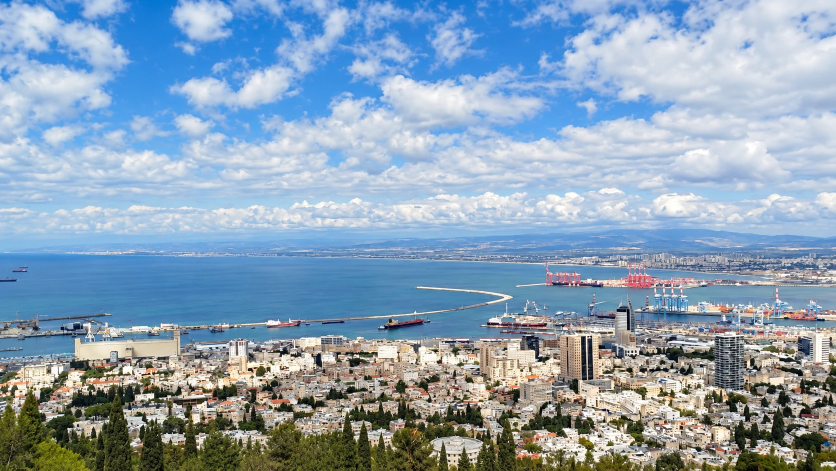
#> input picture media/2026-10-18-enhanced/haifa-bay-clean.webp, 1672 x 941 px (shown at 1/2 size); its folder holds 6 pictures in this run
$ python build_story_media.py ../media/2026-10-18-enhanced/_unused-mockup-clouds.webp
#> lines starting #> are read from the running program, lines starting #| are printed output that depends on the picture
"""Web derivatives for the 18.10.2026 enhanced photos (homepage «photo story»).

Run from the project root:  python3 tools/build_story_media.py
Sources (never overwritten): media/2026-10-18-enhanced/*.webp and media/2026-10-18-enhanced/masks/*.png
  - masks/yoske-hero-cutout.png: Yoske cut out of yoske-hero.webp (Apple Vision subject mask via tools/swift/subject_mask.swift,
    then tools/yoske_cutout_refine.py: sea patches, halo and edge colour clean-up). Crop box (149,258)-(608,941) of the source.
  - masks/mountain-valley-land.png: land (white) vs sky (black) for mountain-valley-wide.webp
    (tools/valley_sky_mask.py + tools/valley_skyline_fix.py).
Output: prototype/assets/story/. Widths never exceed the source width (no upscaling).
"""
from pathlib import Path
import numpy as np
import cv2
from PIL import Image

P = Path(__file__).resolve().parents[1]
SRC = P / 'media/2026-10-18-enhanced'
OUT = P / 'prototype/assets/story'
OUT.mkdir(parents=True, exist_ok=True)

PHOTOS = {  # name: widths
    'haifa-bay-clean': [640, 1024, 1672],
    'haifa-evening': [600, 1194],
    'haifa-lookout': [640, 1200, 1844],
    'mountain-valley-wide': [640, 1024, 1672],
    'mountain-path-clean': [640, 1024, 1448],
    'mountain-river': [480, 941],
    'village-story': [480, 941],
    'mountain-terraces': [480, 941],
}


def save(img, name, q=80):
    img.save(OUT / name, 'WEBP', quality=q, method=6)
    return OUT / name


def photos():
    for name, widths in PHOTOS.items():
        im = Image.open(SRC / f'{name}.webp').convert('RGB')
#> im is the input picture: PIL image 1672x941 RGB; mean R, G, B 139.4, 162.5, 182.7
        for w in widths:
            w = min(w, im.width)
            save(im.resize((w, round(im.height * w / im.width)), Image.LANCZOS), f'{name}-{w}.webp', 82 if w > 1000 else 78)
#> this loop made 3 passes
#> pass 1, in save, `img.save(OUT / name, 'WEBP', quality=q, method=6)`:
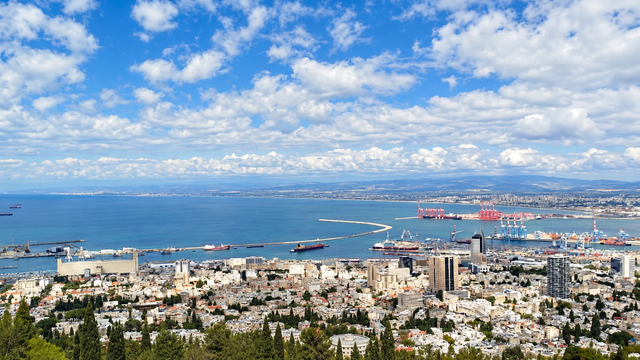
#> saved as haifa-bay-clean-640.webp: PIL image 640x360 RGB; mean R, G, B 139.4, 162.5, 182.7
#> pass 2, in save (call 2), `img.save(OUT / name, 'WEBP', quality=q, method=6)`:
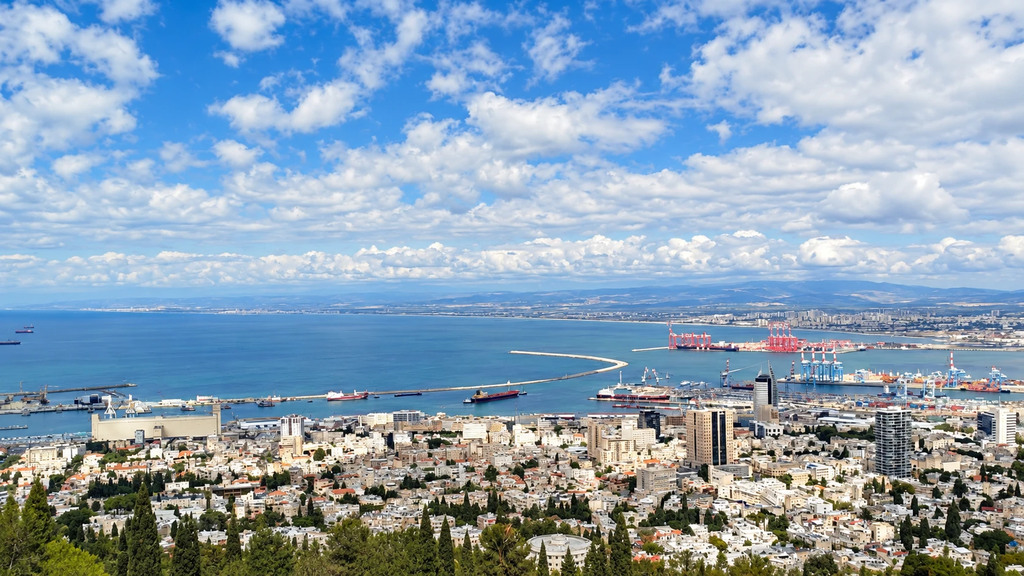
#> saved as haifa-bay-clean-1024.webp: PIL image 1024x576 RGB; mean R, G, B 139.4, 162.5, 182.7
#> pass 2 of the loop in photos, `for name, widths in PHOTOS.items():`:
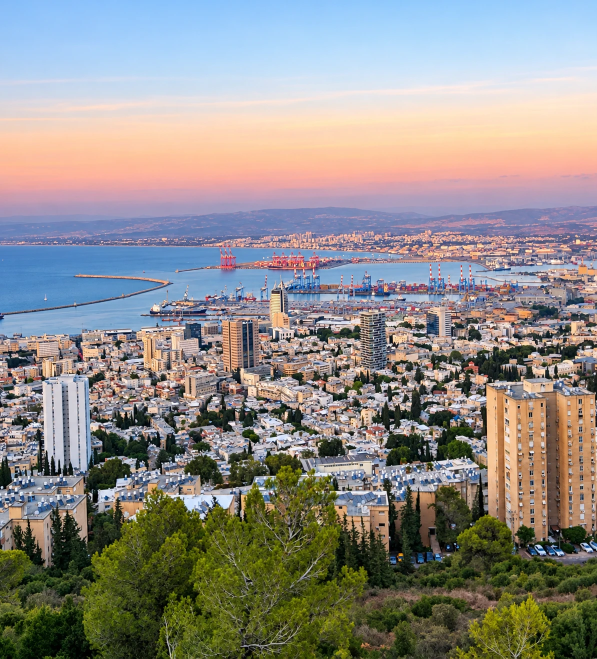
#> input picture media/2026-10-18-enhanced/haifa-evening.webp, 1194 x 1317 px (shown at 1/2 size)
#> in photos, im is the input picture: PIL image 1194x1317 RGB; mean R, G, B 143.6, 140.9, 137
#> the loop in photos, `for w in widths:` made 2 passes
#> pass 1, in save (call 4), `img.save(OUT / name, 'WEBP', quality=q, method=6)`:
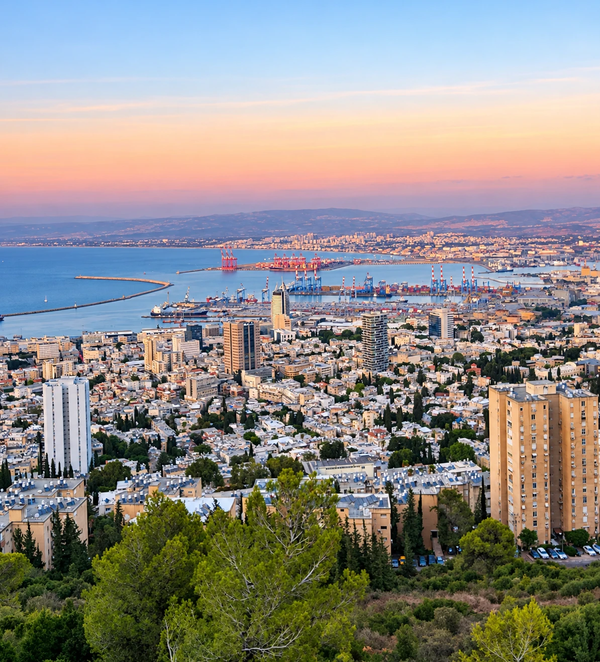
#> saved as haifa-evening-600.webp: PIL image 600x662 RGB; mean R, G, B 143.6, 140.9, 137
#> pass 3 of the loop in photos, `for name, widths in PHOTOS.items():`:
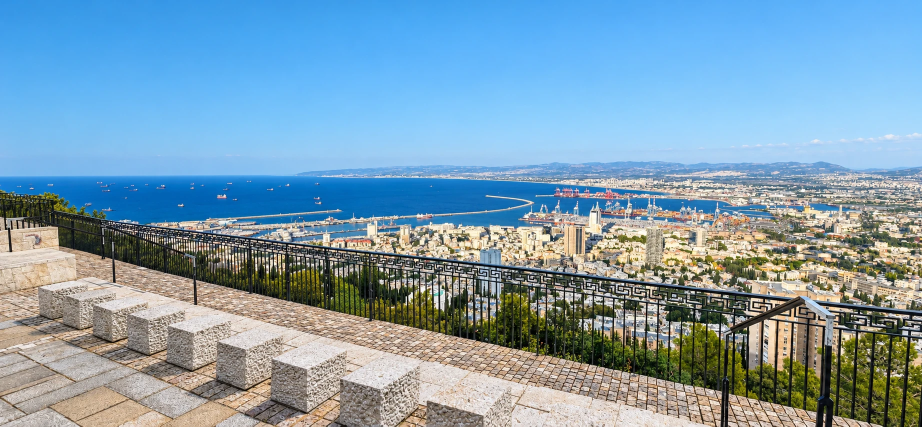
#> input picture media/2026-10-18-enhanced/haifa-lookout.webp, 1844 x 853 px (shown at 1/2 size)
#> in photos, im is the input picture: PIL image 1844x853 RGB; mean R, G, B 125.8, 157.6, 176.5
#> the loop in photos, `for w in widths:` made 3 passes
#> pass 1, in save (call 6), `img.save(OUT / name, 'WEBP', quality=q, method=6)`:
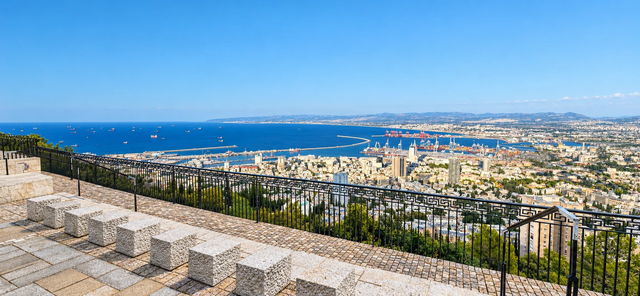
#> saved as haifa-lookout-640.webp: PIL image 640x296 RGB; mean R, G, B 125.8, 157.6, 176.5
#> pass 2, in save (call 7), `img.save(OUT / name, 'WEBP', quality=q, method=6)`:
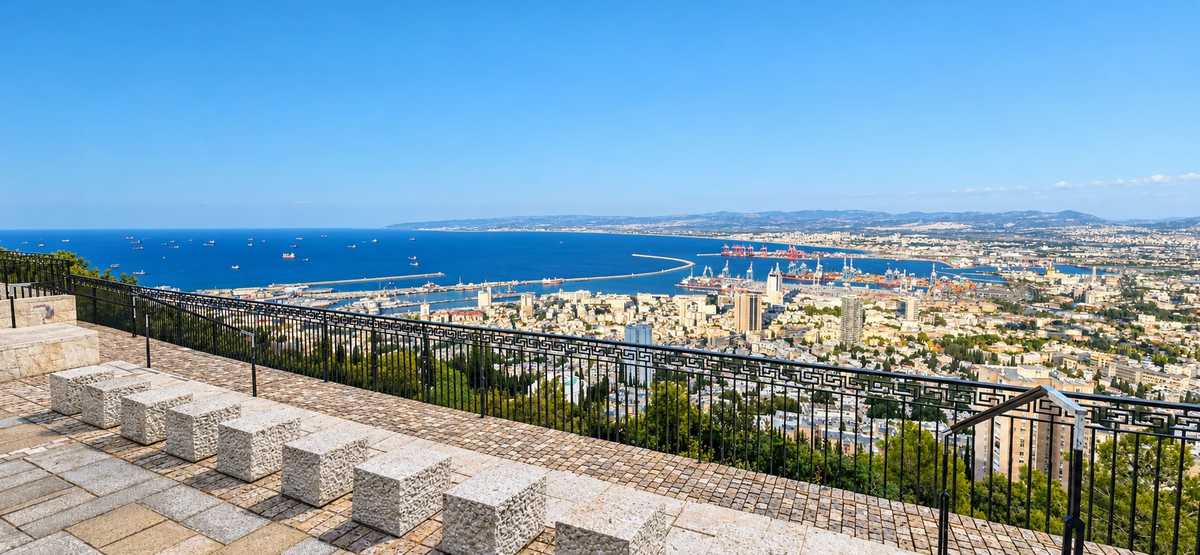
#> saved as haifa-lookout-1200.webp: PIL image 1200x555 RGB; mean R, G, B 125.8, 157.6, 176.5
#> the loop made 6 passes; the first 3 are shown
    # portrait crop of the bay for phones: centred on the port and the city under it, native pixels (no upscaling)
    bay = Image.open(SRC / 'haifa-bay-clean.webp').convert('RGB')
    box = (560, 0, 560 + 529, 941)
    save(bay.crop(box), 'haifa-bay-clean-portrait-529.webp', 82)


# [56 lines left out: functions yoske, ridges, yoske_pointing, not called in this run]


if __name__ == '__main__':
    import sys
    if 'pointing' in sys.argv: yoske_pointing(); sys.exit()
#> (the run stopped early here; a loop or call above may not have finished)
